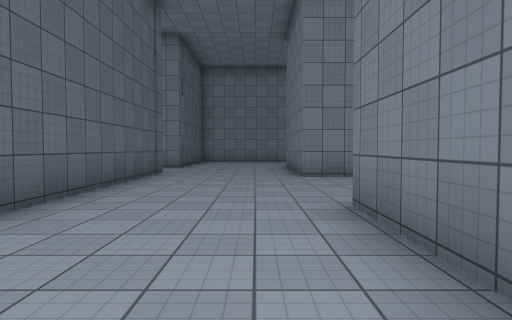
[1] (above)

22 first-person views from a walk through a 3-D level made in the Unity game engine. The camera is 1.3 m above the floor, tilts 2° down and sees 75° across. The floor is counted in squares, 2 m on a side. Each view is taken from the middle of a square. On the plan, view 1 faces up. The plan holds only what a view shows up to about 10 squares ahead; the rest is blank. The place goes on beyond the plan. The player character is not drawn. Surface patterns are stand-ins for the level's own textures.

[2]
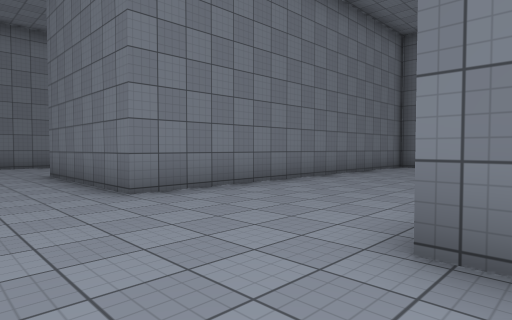

[3]
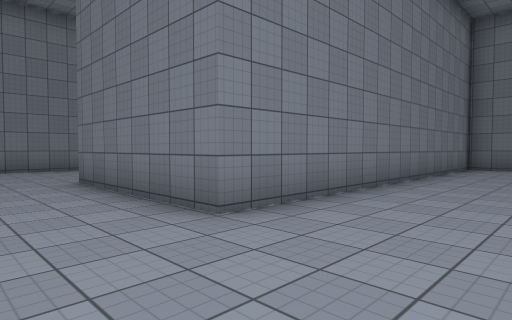

[4]
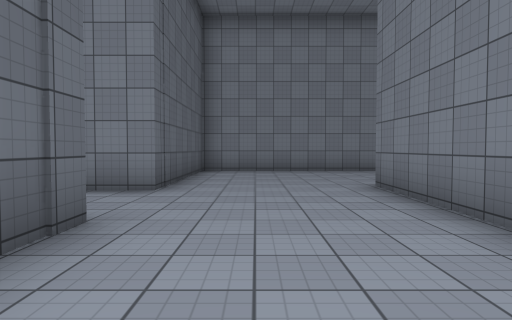

[5]
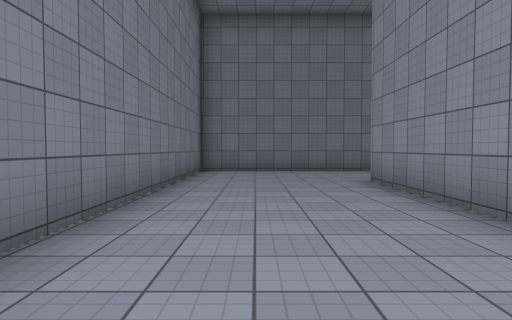

[6]
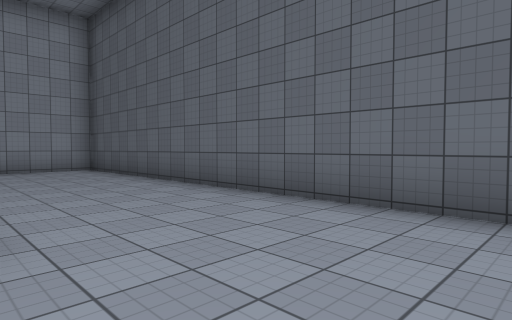

[7]
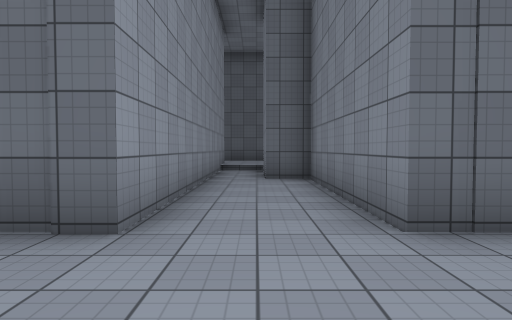

[8]
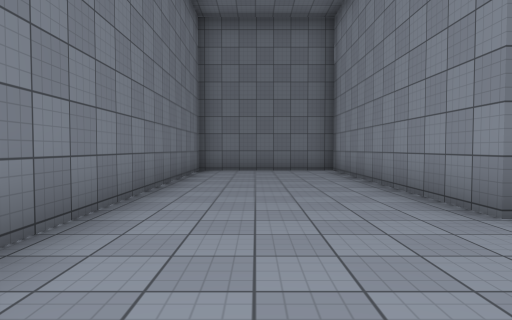

[9]
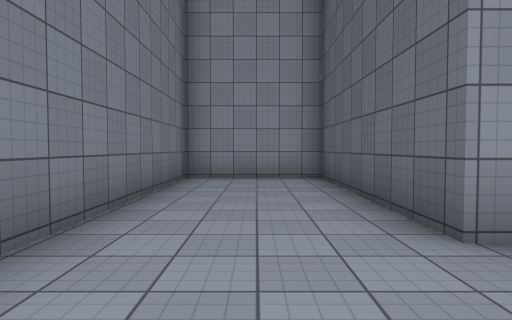

[10]
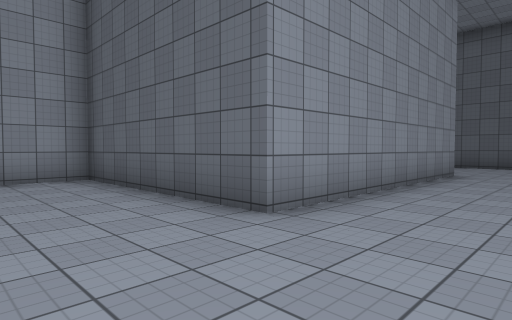

[11]
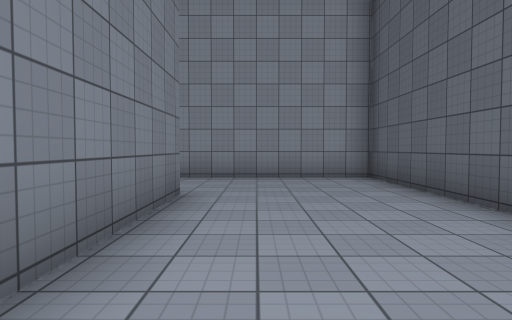

[12]
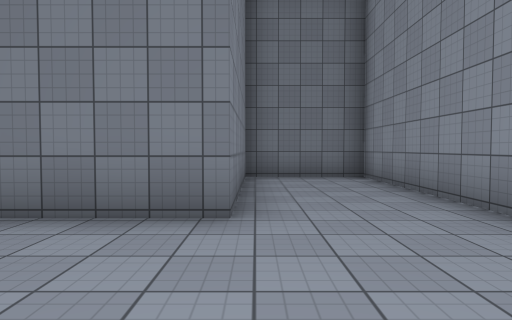

[13]
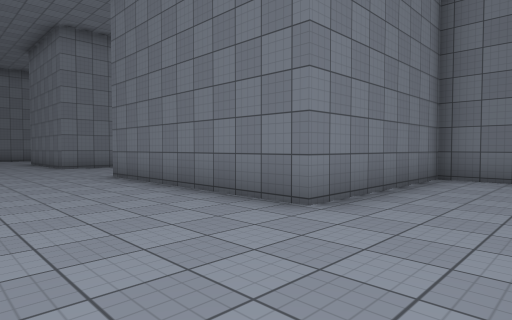

[14]
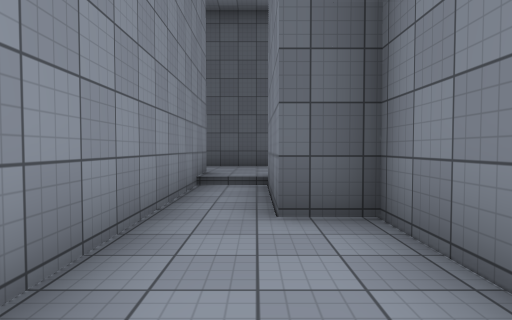

[15]
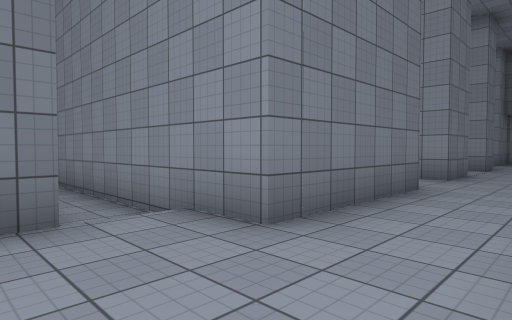

[16]
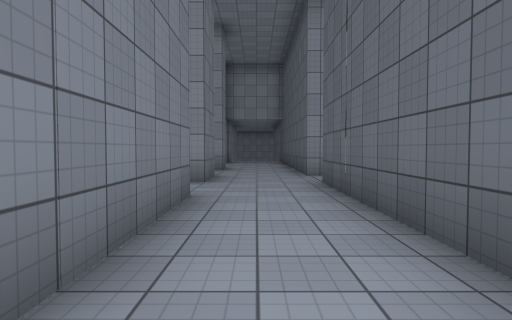

[17]
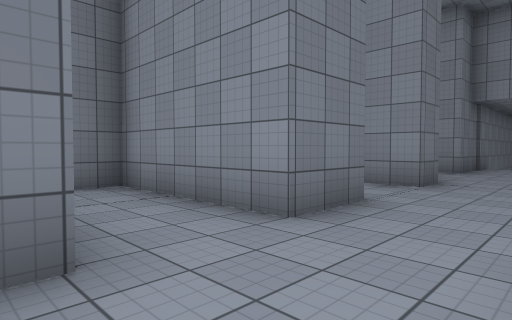

[18]
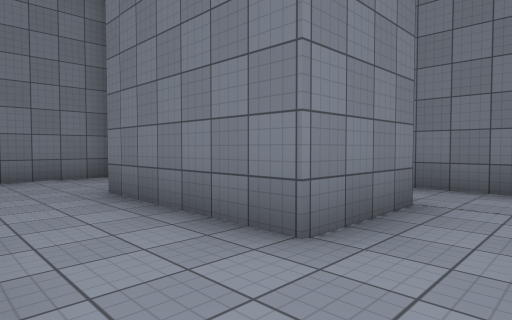

[19]
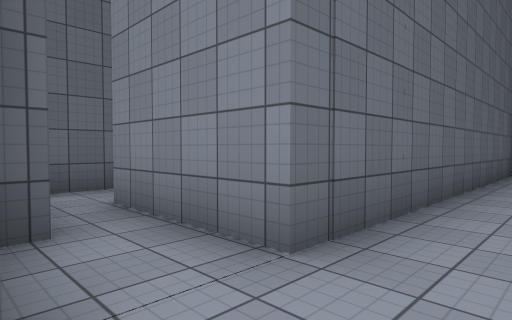

[20]
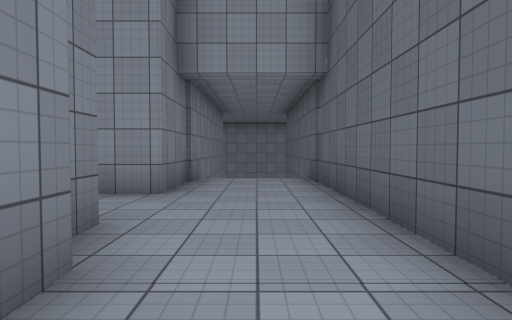

[21]
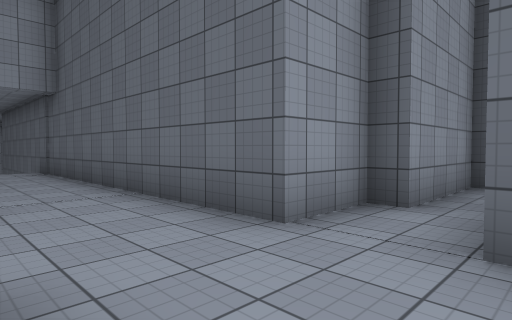

[22]
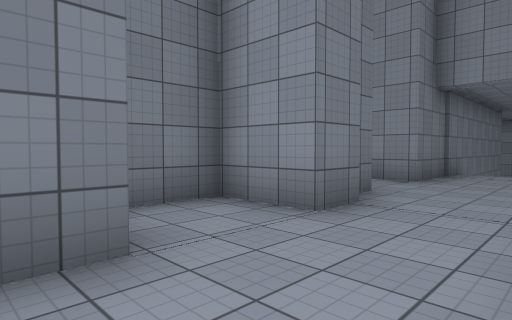

### Floor plan
Key: @ floor where view 1 was taken; # wall or solid block; . main floor; : floor 0.25 m higher than the main floor; / step, stairs or slope; v drop or lower ground.
Columns run from 18 left of view 1 to 11 right of it. Each row starts with its distance up from view 1.
 16                ############
 15                #..........#
 14                #..........#
 13                #..........#
 12     ##### ######..........#
 11     #:::###........########
 10     #:::/..........#
  9     #::#########...#
  8     #::#       #...###########
  7     #::#       #.............#
  6     #::###:#   #.............#
  5     #::::::#   #.............#
  4 #:###::::::#   #.............#
  3 #::::::#####   #...#######...#
  2 #####::# #     #...#     #...#
  1     #::::#     #...#     #...#
  0     #::###     #..@#     #...#
 -1     #:::#      #...#######...#
 -2     #::::      #........######
 -3     #::::      #........#
 -4     #:::#      #........#
 -5     #:::#      ##########
 -6     #:::#
 -7     ## v#
 -8      # v
 -9      # v

Where each view was taken, in squares from view 1:
view 1: 0 up, 0 right, facing up
view 2: 3 up, 1 left, facing up-right
view 3: 5 up, 1 left, facing up-right
view 4: 6 up, 1 left, facing up
view 5: 6 up, 1 right, facing right
view 6: 6 up, 1 right, facing down-left
view 7: 10 up, 0 right, facing left
view 8: 14 up, 2 left, facing right
view 9: 6 up, 9 right, facing down
view 10: 6 up, 10 right, facing down-left
view 11: 3 up, 0 right, facing down
view 12: 2 down, 2 left, facing right
view 13: 4 down, 2 left, facing up-right
view 14: 10 up, 4 left, facing left
view 15: 11 up, 13 left, facing down-right
view 16: 10 up, 12 left, facing down
view 17: 6 up, 13 left, facing down-right
view 18: 4 up, 13 left, facing up-right
view 19: 2 up, 12 left, facing up-left
view 20: 1 up, 12 left, facing down
view 21: 4 up, 11 left, facing down-left
view 22: 3 up, 13 left, facing down-right
